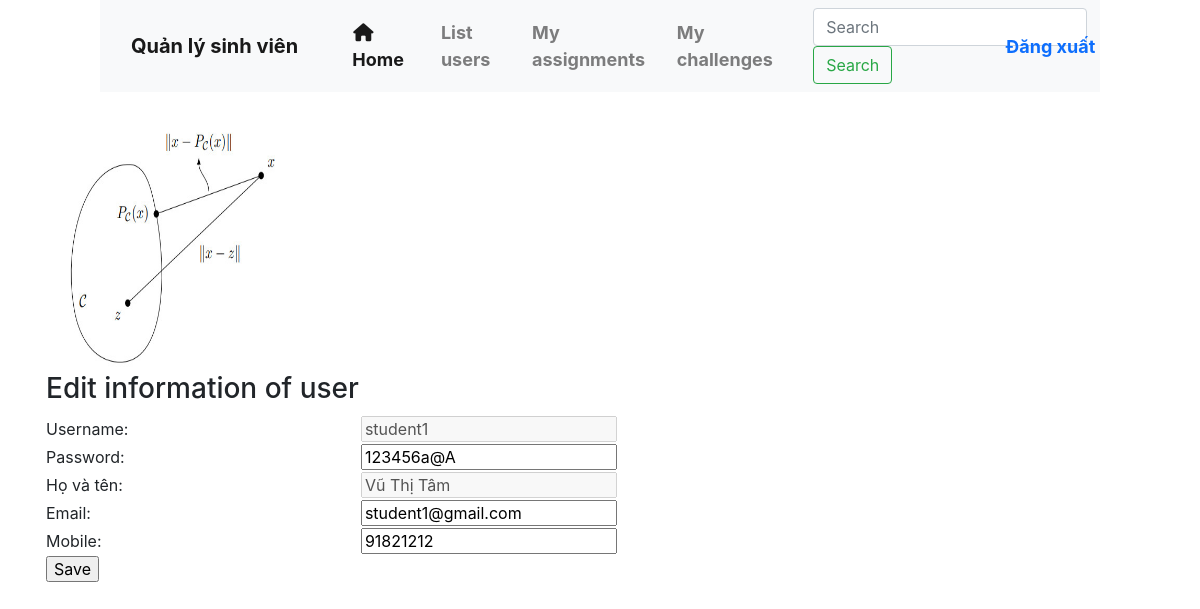
/edit_profile.php?id=3 (signed in), run on the app's committed database.
### tables this page shows
CREATE TABLE `users` (
  `id` int(5) UNSIGNED NOT NULL,
  `username` varchar(50) NOT NULL COMMENT 'Tên đăng nhập',
  `password` varchar(50) NOT NULL COMMENT 'Mật khẩu',
  `hoten` varchar(128) NOT NULL COMMENT 'Họ và tên',
  `email` varchar(128) DEFAULT NULL COMMENT 'Email cá nhân',
  `phone` int(16) UNSIGNED DEFAULT NULL COMMENT 'Số điện thoại',
  `avatar` varchar(512) DEFAULT NULL COMMENT 'Link ảnh đại diện',
  `role` varchar(10) NOT NULL,
  `updatedAt` timestamp NOT NULL DEFAULT current_timestamp() ON UPDATE current_timestamp()
);

### edit_profile.php (the view, shortened to what this page needs)
<?php
	if (isset($_GET['id'])) {
		$requestid = $_GET['id'];
	}
    include("connect.php");
	$sql = "SELECT * FROM users WHERE id = ".$requestid;
	$result = $connect->query($sql);
	$row = mysqli_fetch_array($result);
?>
<html>
<head>
</head>
<body>
<?php include("header.php") ?>
<div class="container" style="margin-top:10%;">
	<?php
        echo '<img height="250" width="250" src="http://localhost/challenge5a/'.$row['avatar'].'" />';
	?>
	<?php
		echo '<form action="edit_profile.php?id='.$requestid.'" method="post">';
	?>
		<table>
			<tr>
				<td>
					<h3>Edit information of user</h3>
				</td>
			</tr>
			<tr>
				<td>Username:</td>
				<?php
					if ($role === "teacher") {
						echo '<td><input type="text" name="username" required value="'.$row['username'].'"></td>';
					} else {
						echo '<td><input type="text" name="username" required value="'.$row['username'].'" disabled=""></td>';
					}
				?>
			</tr>
			<tr>
				<td>Password:</td>
				<td><input type="text" name="password" required value="<?php echo $row['password']; ?>"></td>
			</tr>
				<td>Họ và tên:</td>
				<?php
					if ($role === "teacher") {
						echo '<td><input type="text" name="fullname" required value="'.$row['hoten'].'"></td>';
					} else {
						echo '<td><input type="text" name="fullname" required value="'.$row['hoten'].'" disabled=""></td>';
					}
				?>
			<tr>
				<td>Email:</td>
				<td><input type="text" name="email" value="<?php echo $row['email']; ?>"></td>
			</tr>
			<tr>
				<td>Mobile:</td>
				<td><input type="text" name="phone" value="<?php echo $row['phone']; ?>"></td>
			</tr>
			<tr>
				<td><input type="submit" name="submit" value="Save"></td>
			</tr>
		</table>
	</form>
</div>
</body>
</html>

### data on the page
users: avatar (picture), username "student1", password "123456a@A", fullname "Vũ Thị Tâm", email "student1@gmail.com", phone "91821212"
